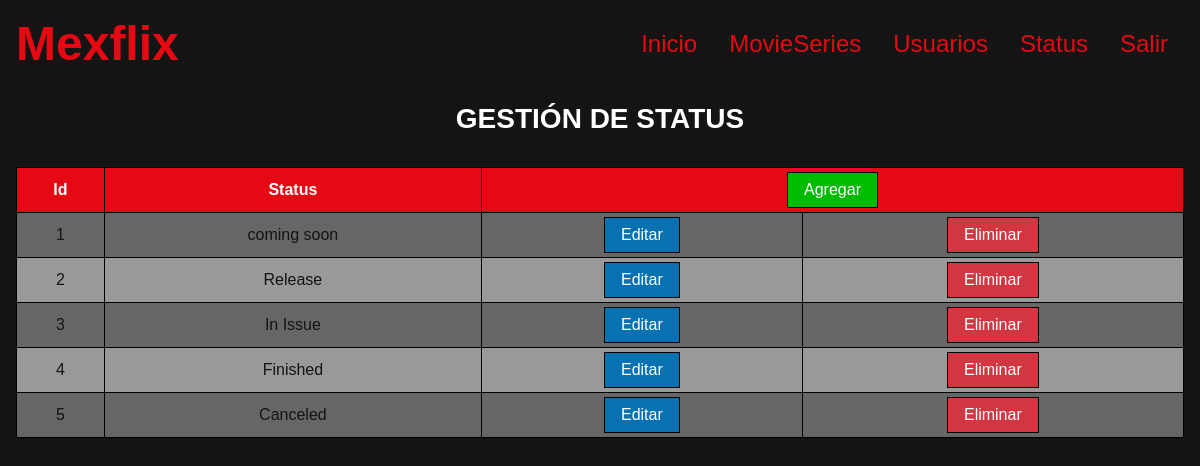
The page /Mexflix/status (signed in) on the database its author committed.
### tables this page shows
CREATE TABLE status(
	status_id INTEGER UNSIGNED PRIMARY KEY AUTO_INCREMENT,
	status VARCHAR(20) NOT NULL
);

### Mexflix/controllers/ViewController.php (called while the page is built, shortened)
<?php
class ViewController {
	private static $view_path = './views/';
	public function load_view($view) {
		require_once( self::$view_path . 'header.php' );
		require_once( self::$view_path . $view . '.php' );
		require_once( self::$view_path . 'footer.php' );
	}
}

### Mexflix/index.php (called while the page is built, shortened)
<?php
require_once('./controllers/Autoload.php');
$route = isset($_GET['r']) ? $_GET['r'] : 'home';
$mexflix = new Router($route);

### Mexflix/controllers/Autoload.php (called while the page is built, shortened)
<?php
class Autoload
{
	public function __construct()
	{
		spl_autoload_register(function ($class_name){
			$models_path = './models/' . $class_name . '.php';
			$controllers_path = './controllers/' . $class_name . '.php';
		});
	}
}

### Mexflix/controllers/StatusController.php (called while the page is built, shortened)
<?php
class StatusController {
	private $model;
	public function __construct() {
		$this->model = new StatusModel();
	}
	public function get( $status_id = '' ) {
		return $this->model->get($status_id);
	}
}

### Mexflix/models/Model.php (called while the page is built, shortened)
<?php
abstract class Model {
	private static $db_host = 'localhost';
	private static $db_user = 'root';
	private static $db_pass = '';
	private static $db_name = 'mexflix';
	private static $db_charset = 'utf8';
	private $conn;
	protected $query;
	protected $rows = array();
	private function db_open() {
		$this->conn = new mysqli(
			self::$db_host,
			self::$db_user,
			self::$db_pass,
			self::$db_name
		);
		$this->conn->set_charset(self::$db_charset);
	}
	protected function get_query() {
		$result = $this->conn->query($this->query);
		while( $this->rows[] = $result->fetch_assoc() );
		return array_pop($this->rows);
	}
}

### Mexflix/models/StatusModel.php (called while the page is built, shortened)
<?php
class StatusModel extends Model {
	public function get( $status_id = '' ) {
		$this->query = ($status_id != '')
			?"SELECT * FROM status WHERE status_id = $status_id"
			:"SELECT * FROM status";
		$this->get_query();
		$data = array();
		foreach ($this->rows as $key => $value) {
			array_push($data, $value);
		}
		return $data;
	}
}

### Mexflix/views/status.php (the view)
<?php
print('<h2 class="p1">GESTIÓN DE STATUS</h2>');
$status_controller = new StatusController();
$status = $status_controller->get();
if( empty($status) ) {
	print( '
		<div class="container">
			<p class="item  error">No hay Status</p>
		</div>
	');
} else {
	$template_status = '
	<div class="item">
		<table>
			<tr>
				<th>Id</th>
				<th>Status</th>
				<th colspan="2">
					<form method="POST">
						<input type="hidden" name="r" value="status-add">
						<input class="button  add" type="submit" value="Agregar">
					</form>
				</th>
			</tr>';
		for ($n=0; $n < count($status); $n++) {
		$template_status .= '
			<tr>
				<td>' . $status[$n]['status_id'] . '</td>
				<td>' . $status[$n]['status'] . '</td>
				<td>
					<form method="POST">
						<input type="hidden" name="r" value="status-edit">
						<input type="hidden" name="status_id" value="' . $status[$n]['status_id'] . '">
						<input class="button  edit" type="submit" value="Editar">
					</form>
				</td>
				<td>
					<form method="POST">
						<input type="hidden" name="r" value="status-delete">
						<input type="hidden" name="status_id" value="' . $status[$n]['status_id'] . '">
						<input class="button  delete" type="submit" value="Eliminar">
					</form>
				</td>
			</tr>
		';
	}
	$template_status .= '
		</table>
	</div>
	';
	print($template_status);
}

### Mexflix/public/css/mexflix.css (style rules this page uses)
html { background-color: #141414; color: #FFF; }
input, textarea, select { color: #141414; }
table { width:100%; color: #141414; }
table td, table th { padding: .25rem; }
table tr:first-child { background-color: #E50914; color: #FFF; }
table tr:nth-child(even) { background-color: #666; }
table tr:nth-child(odd):not(:first-child) { background-color: #999; }
.button { padding: .5rem 1rem; background-color: #E50914; color: #FFF; cursor: pointer; }
.add { background-color: #0B0; }
.edit { background-color: #0871B2; }
.delete { background-color: #D23641; }

### rows shown on the page
status: status_id "1", status "coming soon"
status: status_id "2", status "Release"
status: status_id "3", status "In Issue"
status: status_id "4", status "Finished"
status: status_id "5", status "Canceled"
